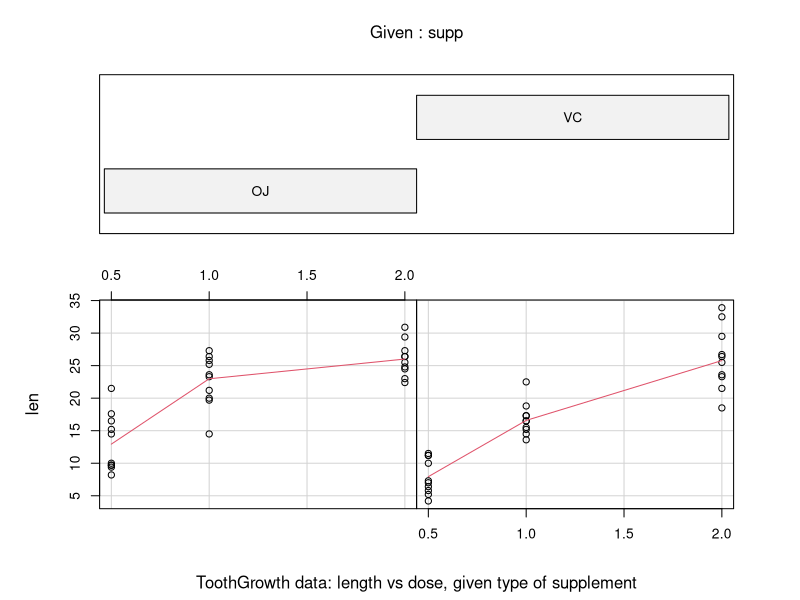
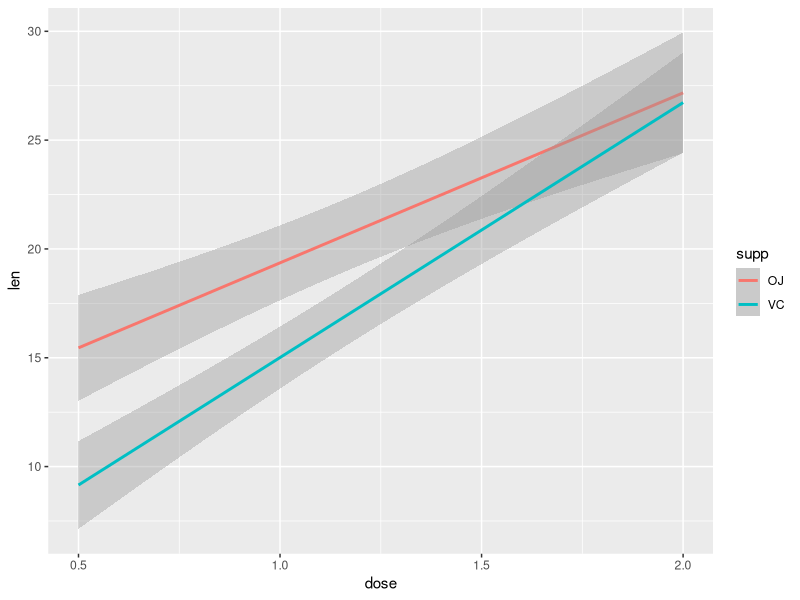

Recreate these plots in R, in order.
## ---- chunk 1
library(datasets)
library(ggplot2)

require(graphics)
coplot(len ~ dose | supp, data = ToothGrowth, panel = panel.smooth, 
       xlab = "ToothGrowth data: length vs dose, given type of supplement")

g<-ggplot(ToothGrowth, aes(x=dose, y=len, color=supp))
g<-g+geom_smooth(method="lm")
print(g)
## ---- chunk 2
summary(ToothGrowth)
var(ToothGrowth$len)
## ---- chunk 3
var(subset(ToothGrowth, supp=="OJ")$len)
var(subset(ToothGrowth, supp=="VC")$len)
